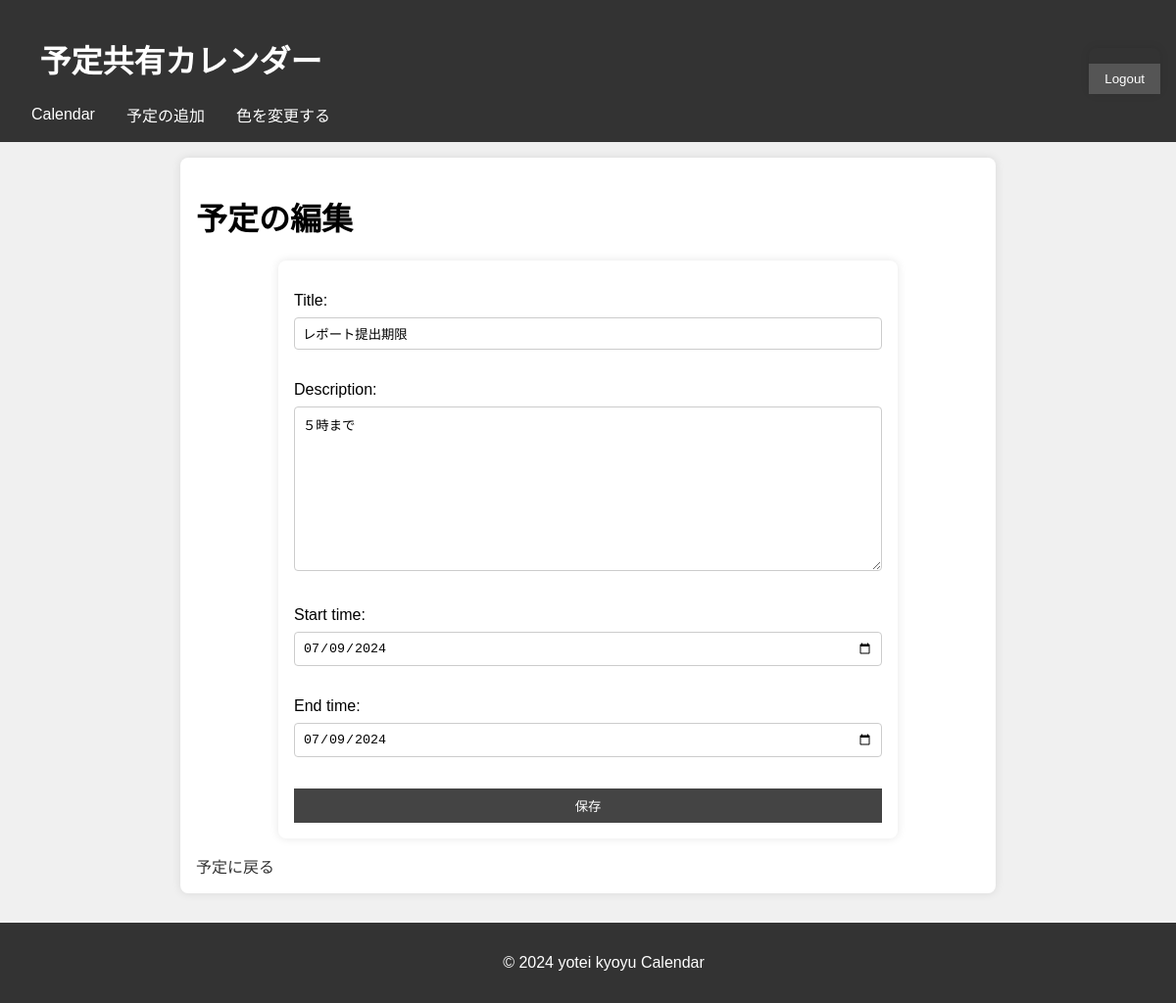
Page /events/22/edit/ (signed in) on the committed database.
### events/models.py (models this page shows, shortened)
class Event(models.Model):
    title = models.CharField(max_length=200)
    description = models.TextField()
    start_time = models.DateField()  # DateTimeField から DateField へ変更
    end_time = models.DateField()
    created_by = models.ForeignKey(User, on_delete=models.CASCADE)

### events/views.py (the view)
# urls.py: path('<int:event_id>/edit/', views.edit_event, name='edit_event'),
@login_required
def edit_event(request, event_id):
    event = get_object_or_404(Event, id=event_id)
    comments = Comment.objects.filter(event=event)  # コメントを取得
    if event.created_by != request.user:
        return render(request, 'events/event_detail.html', {'event': event, 'comments': comments, 'error_message': '他の人の投稿は編集できません'})
    if request.method == 'POST':
        form = EventForm(request.POST, instance=event)
        if form.is_valid():
            form.save()
            return redirect('event_detail', event_id=event.id)
    else:
        form = EventForm(instance=event)
    return render(request, 'events/edit_event.html', {'form': form, 'event': event, 'comments': comments})

### events/forms.py
class EventForm(forms.ModelForm):
    class Meta:
        model = Event
        fields = ['title', 'description', 'start_time', 'end_time']
        widgets = {
            'title': forms.TextInput(attrs={'class': 'form-control'}),
            'description': forms.Textarea(attrs={'class': 'form-control'}),
            'start_time': forms.DateInput(attrs={'type': 'date', 'class': 'form-control'}),
            'end_time': forms.DateInput(attrs={'type': 'date', 'class': 'form-control'}),
        }

### events/templates/events/edit_event.html (shortened to what this page needs)
{% extends "base.html" %}
{% block content %}
    <div class="form-container">
        <h1>予定の編集</h1>
        <form method="post">
            {{ form.as_p }}
            <button type="submit">保存</button>
        </form>
        <a href="{% url 'event_detail' event.id %}">予定に戻る</a>
    </div>
{% endblock %}

### events/static/css/styles.css (style rules this page uses)
body { font-family: Arial, sans-serif; background-color: #f0f0f0; margin: 0; padding: 0; }
button { background-color: #444; color: white; border: none; padding: 0.5rem 1rem; cursor: pointer; }
form { display: flex; flex-direction: column; max-width: 600px; margin: auto; background-color: white; padding: 1rem; border-radius: 8px; box-shadow: 0 0 10px rgba(0, 0, 0, 0.1); }
form label { margin-top: 1rem; }
form button { margin-top: 1rem; }
a { display: inline-block; margin-top: 1rem; color: #333; text-decoration: none; }
.form-control { width: 100%; padding: 0.5rem; margin-top: 0.5rem; border: 1px solid #ccc; border-radius: 4px; box-sizing: border-box; }
.form-container { max-width: 800px; margin: auto; background-color: white; padding: 1rem; border-radius: 8px; box-shadow: 0 0 10px rgba(0, 0, 0, 0.1); }

### rows in the picture
Event: title "レポート提出期限", description "５時まで", start_time "07/09/2024", end_time "07/09/2024"
